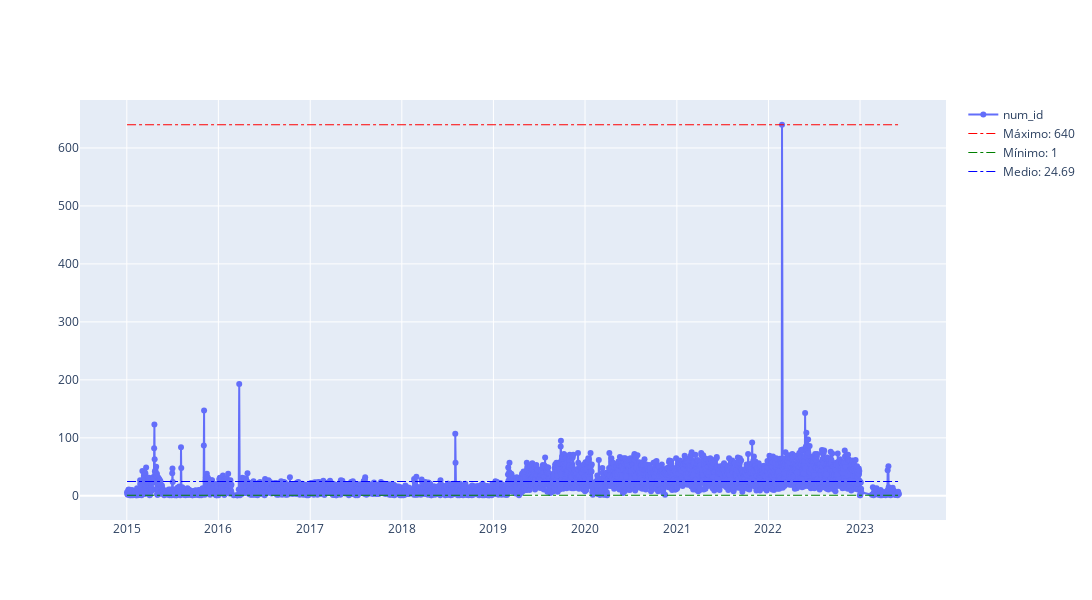

Source (notebook cell):
### Code cell
grafico_fechas(
    df=full_group,
    columna_fecha='fecha_creacion',
    columna_id_usuario='numero_identificacion',
    fecha_inicio='2015-01-01',
    fecha_fin='2023-06-05'
)

### Figure 1 — Plotly figure (JSON) as saved in the notebook; plotly's stock layout.template omitted (floating-point values rounded to 4 significant figures; data arrays with more than 128 entries replaced by an {"elided": "..."} marker saying what was removed)
{"data": [{"mode": "lines+markers", "name": "num_id", "type": "scatter", "x": {"elided": "2916 str values"}, "y": {"elided": "2916 int values"}}, {"line": {"color": "Red", "dash": "dashdot", "width": 1}, "mode": "lines", "name": "Máximo: 640", "type": "scatter", "x": ["2015-01-02T00:00:00", "2023-06-05T00:00:00"], "y": [640, 640]}, {"line": {"color": "Green", "dash": "dashdot", "width": 1}, "mode": "lines", "name": "Mínimo: 1", "type": "scatter", "x": ["2015-01-02T00:00:00", "2023-06-05T00:00:00"], "y": [1, 1]}, {"line": {"color": "Blue", "dash": "dashdot", "width": 1}, "mode": "lines", "name": "Medio: 24.69", "type": "scatter", "x": ["2015-01-02T00:00:00", "2023-06-05T00:00:00"], "y": [24.69, 24.69]}], "layout": {"autosize": false, "height": 600, "width": 1700}}
